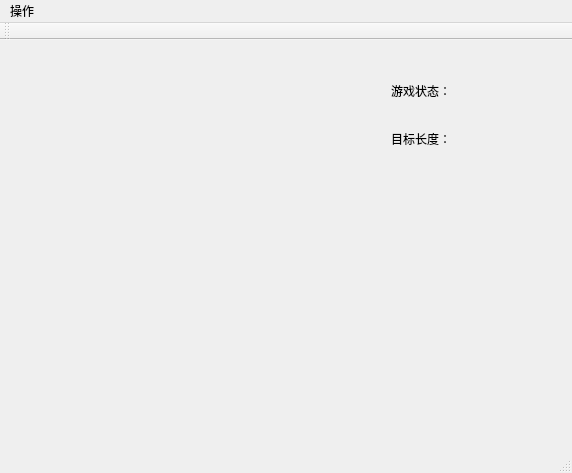
<?xml version="1.0" encoding="UTF-8"?>
<ui version="4.0">
 <class>SnakeGameWindow</class>
 <widget class="QMainWindow" name="SnakeGameWindow">
  <property name="geometry">
   <rect>
    <x>0</x>
    <y>0</y>
    <width>572</width>
    <height>473</height>
   </rect>
  </property>
  <property name="windowTitle">
   <string>贪吃蛇游戏</string>
  </property>
  <widget class="QWidget" name="centralWidget">
   <widget class="QLabel" name="label_gameStatus">
    <property name="geometry">
     <rect>
      <x>391</x>
      <y>41</y>
      <width>171</width>
      <height>20</height>
     </rect>
    </property>
    <property name="text">
     <string>游戏状态：</string>
    </property>
   </widget>
   <widget class="QLabel" name="label_destLength">
    <property name="geometry">
     <rect>
      <x>391</x>
      <y>89</y>
      <width>171</width>
      <height>20</height>
     </rect>
    </property>
    <property name="text">
     <string>目标长度：</string>
    </property>
   </widget>
  </widget>
  <widget class="QMenuBar" name="menuBar">
   <property name="geometry">
    <rect>
     <x>0</x>
     <y>0</y>
     <width>572</width>
     <height>26</height>
    </rect>
   </property>
   <widget class="QMenu" name="menu_Start">
    <property name="title">
     <string>操作</string>
    </property>
    <addaction name="action_startGame"/>
    <addaction name="action_stopGame"/>
   </widget>
   <addaction name="menu_Start"/>
  </widget>
  <widget class="QToolBar" name="mainToolBar">
   <attribute name="toolBarArea">
    <enum>TopToolBarArea</enum>
   </attribute>
   <attribute name="toolBarBreak">
    <bool>false</bool>
   </attribute>
  </widget>
  <widget class="QStatusBar" name="statusBar"/>
  <action name="action_startGame">
   <property name="text">
    <string>开始游戏</string>
   </property>
  </action>
  <action name="action_stopGame">
   <property name="text">
    <string>停止游戏</string>
   </property>
  </action>
 </widget>
 <layoutdefault spacing="6" margin="11"/>
 <resources/>
 <connections/>
</ui>
